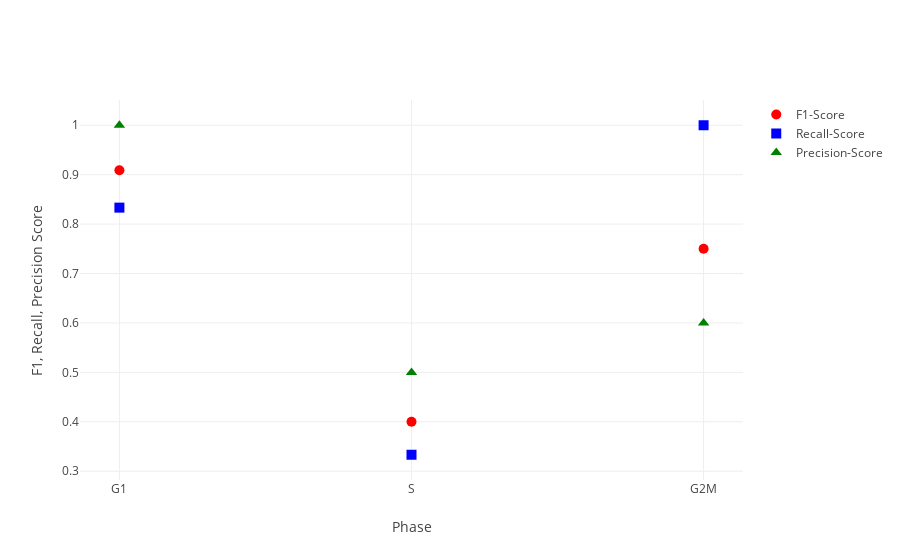

Notebook source saved alongside this figure:
### Code cell
helper.plot_evaluation(*GSE53481_evaluation, xaxis=["G1","S","G2M"], xaxislbl="Phase")

### Figure 1 — Plotly figure (JSON) as saved in the notebook; plotly's stock layout.template omitted (floating-point values rounded to 4 significant figures)
{"data": [{"marker": {"color": "red", "size": 10, "symbol": "circle"}, "mode": "markers", "name": "F1-Score", "type": "scatter", "x": ["G1", "S", "G2M"], "y": [0.9091, 0.4, 0.75]}, {"marker": {"color": "blue", "size": 10, "symbol": "square"}, "mode": "markers", "name": "Recall-Score", "type": "scatter", "x": ["G1", "S", "G2M"], "y": [0.8333, 0.3333, 1]}, {"marker": {"color": "green", "size": 10, "symbol": "triangle-up"}, "mode": "markers", "name": "Precision-Score", "type": "scatter", "x": ["G1", "S", "G2M"], "y": [1, 0.5, 0.6]}], "layout": {"title": "", "xaxis": {"title": "Phase"}, "yaxis": {"title": "F1, Recall, Precision Score"}}}
